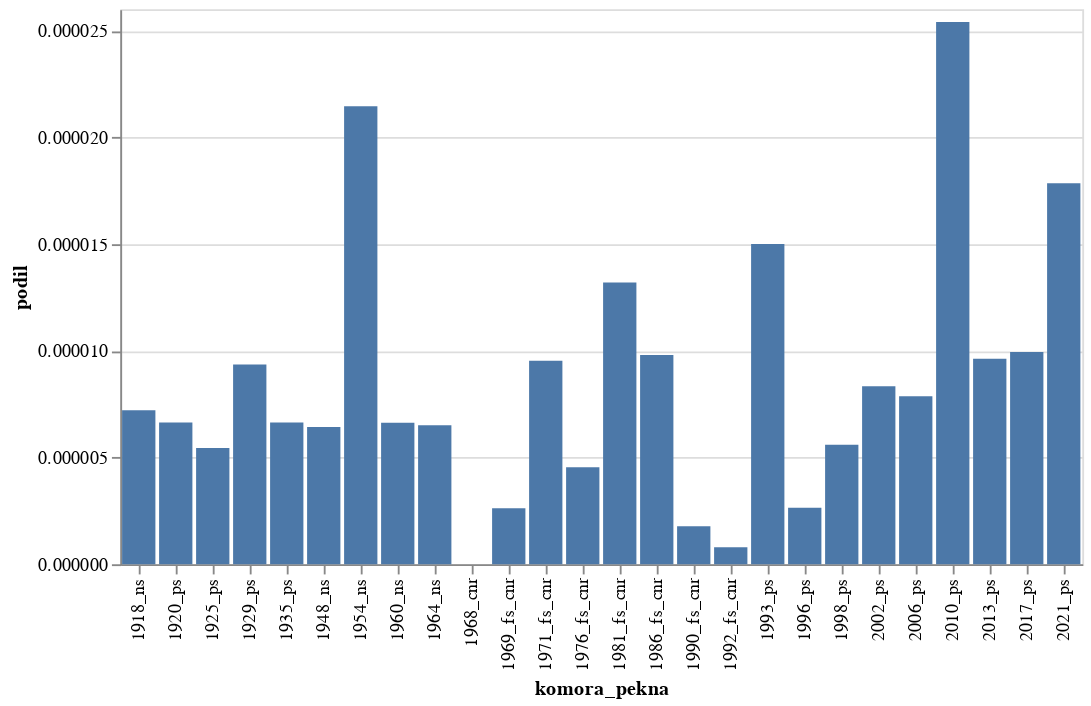

Notebook source saved alongside this figure:
### Code cell
graf("Liberec")

### Figure 1 — Vega-Lite specification as saved in the notebook (floating-point values rounded to 4 significant figures)
{"config": {"view": {"continuousWidth": 300, "continuousHeight": 300}}, "data": {"name": "data-e279e0dbe631d042d04209f4e35c6c2f"}, "mark": {"type": "bar"}, "encoding": {"x": {"field": "komora_pekna", "type": "nominal"}, "y": {"field": "podil", "type": "quantitative"}}, "$schema": "https://vega.github.io/schema/vega-lite/v5.8.0.json", "datasets": {"data-e279e0dbe631d042d04209f4e35c6c2f": [{"komora_pekna": "1918_ns", "slov": 2493774, "vyskytu": 18, "podil": 7.218e-06}, {"komora_pekna": "1920_ps", "slov": 8739981, "vyskytu": 58, "podil": 6.636e-06}, {"komora_pekna": "1925_ps", "slov": 6606822, "vyskytu": 36, "podil": 5.449e-06}, {"komora_pekna": "1929_ps", "slov": 8229753, "vyskytu": 77, "podil": 9.356e-06}, {"komora_pekna": "1935_ps", "slov": 3159927, "vyskytu": 21, "podil": 6.646e-06}, {"komora_pekna": "1948_ns", "slov": 1867671, "vyskytu": 12, "podil": 6.425e-06}, {"komora_pekna": "1954_ns", "slov": 1025516, "vyskytu": 22, "podil": 2.145e-05}, {"komora_pekna": "1960_ns", "slov": 904510, "vyskytu": 6, "podil": 6.633e-06}, {"komora_pekna": "1964_ns", "slov": 1534760, "vyskytu": 10, "podil": 6.516e-06}, {"komora_pekna": "1968_cnr", "slov": 142318, "vyskytu": 0, "podil": 0.0}, {"komora_pekna": "1969_fs_cnr", "slov": 1141353, "vyskytu": 3, "podil": 2.628e-06}, {"komora_pekna": "1971_fs_cnr", "slov": 1783042, "vyskytu": 17, "podil": 9.534e-06}, {"komora_pekna": "1976_fs_cnr", "slov": 1541450, "vyskytu": 7, "podil": 4.541e-06}, {"komora_pekna": "1981_fs_cnr", "slov": 1667393, "vyskytu": 22, "podil": 1.319e-05}, {"komora_pekna": "1986_fs_cnr", "slov": 2346937, "vyskytu": 23, "podil": 9.8e-06}, {"komora_pekna": "1990_fs_cnr", "slov": 6744570, "vyskytu": 12, "podil": 1.779e-06}, {"komora_pekna": "1992_fs_cnr", "slov": 1250260, "vyskytu": 1, "podil": 7.998e-07}, {"komora_pekna": "1993_ps", "slov": 3733309, "vyskytu": 56, "podil": 1.5e-05}, {"komora_pekna": "1996_ps", "slov": 3777874, "vyskytu": 10, "podil": 2.647e-06}, {"komora_pekna": "1998_ps", "slov": 8758180, "vyskytu": 49, "podil": 5.595e-06}, {"komora_pekna": "2002_ps", "slov": 9469562, "vyskytu": 79, "podil": 8.343e-06}, {"komora_pekna": "2006_ps", "slov": 7246921, "vyskytu": 57, "podil": 7.865e-06}, {"komora_pekna": "2010_ps", "slov": 6613371, "vyskytu": 168, "podil": 2.54e-05}, {"komora_pekna": "2013_ps", "slov": 11319931, "vyskytu": 109, "podil": 9.629e-06}, {"komora_pekna": "2017_ps", "slov": 13171459, "vyskytu": 131, "podil": 9.946e-06}, {"komora_pekna": "2021_ps", "slov": 15683586, "vyskytu": 280, "podil": 1.785e-05}]}}
